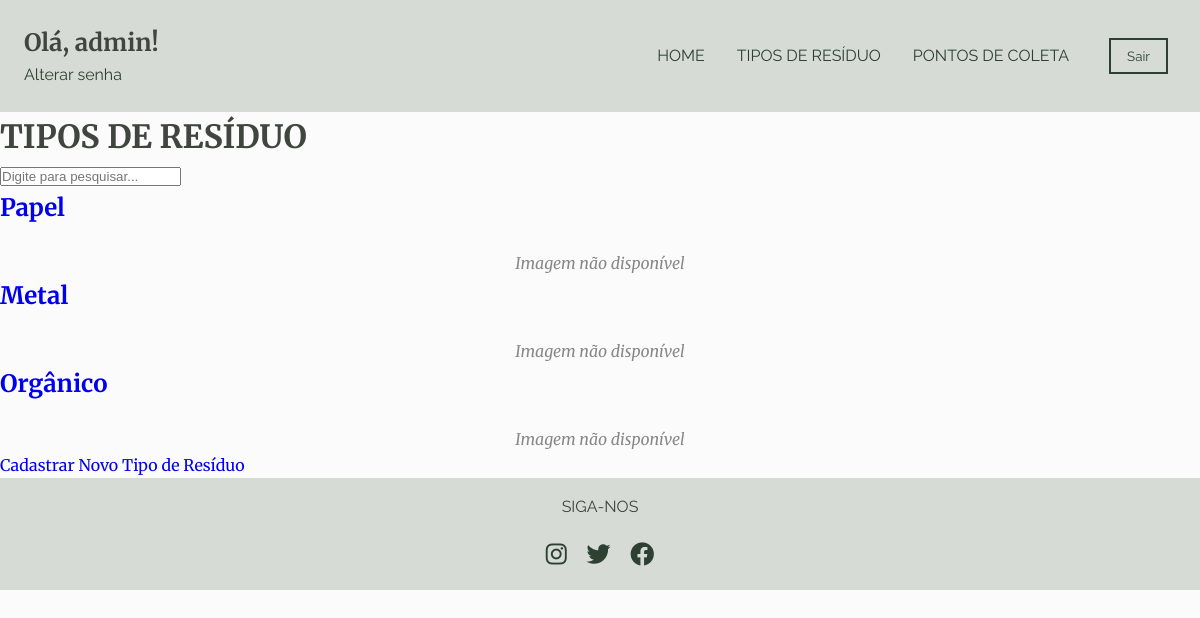
The app's page /tipos-de-residuo/tipos-de-residuo/ (signed in) with its own data.
### accounts/models.py (models this page shows, shortened)
class Residuo(models.Model):
    tipoResiduo = models.CharField(max_length=100)
    descricao = models.TextField()
    diretrizes = models.TextField()
    imagem = models.ImageField(upload_to='residuos_images/', null=True, blank=True)

### accounts/views.py (the view)
# urls.py: path('tipos-de-residuo/', tipos_residuo, name='tipos_residuo'),
def tipos_residuo(request):
    search_term = request.GET.get('search', '')
    residuos = Residuo.objects.filter(tipoResiduo__icontains=search_term) if search_term else Residuo.objects.all()
    return render(request, 'tipos-de-residuo.html', {'residuos': residuos, 'search_term': search_term})

### accounts/templates/tipos-de-residuo.html (shortened to what this page needs)
{% extends 'base.html' %}
{% load static %}
{% block content %}
    <div class="search-section">
        <h1>TIPOS DE RESÍDUO</h1>
        <input type="text" id="search" placeholder="Digite para pesquisar..." value="{{ search_term }}" oninput="filterResiduos()">
        <div class="residuos">
            {% if residuos %}
                {% for residuo in residuos %}
                <a href="{% url 'residuo-detalhe' residuo.pk %}" class="residuo-card-link">
                    <div class="residuo" data-name="{{ residuo.tipoResiduo }}">
                        <h2>{{ residuo.tipoResiduo }}</h2>
                        {% if residuo.image %}
                            <img src="{{ residuo.image.url }}" alt="{{ residuo.tipoResiduo }}">
                        {% else %}
                            <p class="image-not-available">Imagem não disponível</p>
                        {% endif %}
                    </div>
                </a>
                {% endfor %}
            {% else %}
                <p>A pesquisa não encontrou nenhum resultado.</p>
            {% endif %}
        </div>
        {% if user.is_staff %}
            <a href="{% url 'criar-residuo' %}">Cadastrar Novo Tipo de Resíduo</a>
        {% endif %}
    </div>
{% endblock %}

### accounts/templates/base.html (shortened to what this page needs)
<!DOCTYPE html>
<html lang="pt-br">
<head>
    {% load static %}
    {% block styles %}
        <link rel="stylesheet" href="{% static 'css/style.css' %}">
        <link rel="stylesheet" href="https://cdnjs.cloudflare.com/ajax/libs/font-awesome/6.0.0-beta3/css/all.min.css">
    {% endblock %}
</head>
<body>
    <header>
        <div class="header-container">
            <nav>
                <div class="greetings">
                    {% if user.is_authenticated %}
                        <h1>Olá, {{ user.username }}!</h1>
                        <p><a href="{% url 'password_change' %}">Alterar senha</a></p>
                    {% endif %}
                </div>
                <a href="{% url 'home' %}">HOME</a>
                <a href="{% url 'tipos-de-residuo' %}">TIPOS DE RESÍDUO</a>
                <a href="{% url 'pontos-de-coleta' %}">PONTOS DE COLETA</a>
                <div class="header-buttons-container">
                    {% if user.is_authenticated %}
                    <form action="{% url 'logout' %}" method="post" style="display:inline;">
                        <button type="submit" class="login-button">Sair</button>
                    </form>
                    {% else %}
                        <a href="{% url 'login' %}" class="login-button">ENTRAR</a>
                        <a href="{% url 'signup' %}" class="subscribe-button">CADASTRE-SE</a>
                    {% endif %}
                </div>
            </nav>
        </div>
    </header>
    {% block content %}{% endblock %}
    <footer>
        <p>SIGA-NOS</p>
        <div class="social-links">
            <a href="#"><i class="fab fa-instagram"></i></a>
            <a href="#"><i class="fab fa-twitter"></i></a>
            <a href="#"><i class="fab fa-facebook"></i></a>
        </div>
    </footer>
</body>
</html>

### accounts/static/css/style.css (style rules this page uses)
:root { --background-color: #FBFBFB; --section-color: #E9EAEC; --secondary-color: #2e4032; --accent-color: #803769; --text-color: #404540; --header-footer-color: #D6DBD5; }
* { margin: 0; padding: 0; box-sizing: border-box; }
body { font-family: 'Merriweather', serif; background-color: var(--background-color); color: var(--text-color); line-height: 1.6; }
a { text-decoration: none; }
header { background-color: var(--header-footer-color); padding: 1rem; }
header nav { margin: 0.5rem; display: flex; justify-content: flex-end; align-items: center; gap: 2rem; }
header nav a { color: var(--secondary-color); font-family: 'Raleway', sans-serif; font-size: 1rem; }
header nav .login-button, header nav .subscribe-button { background: none; border: 2px solid var(--secondary-color); color: var(--secondary-color); margin: 0.5rem; padding: 0.5rem 1rem; font-family: 'Raleway', sans-serif; cursor: pointer; transition: background-color 0.3s; }
.greetings { flex-grow: 1; }
.header-buttons-container { display: flex; align-items: center; gap: 1rem; }
footer { background-color: var(--header-footer-color); padding: 1rem; text-align: center; }
footer p { font-family: 'Raleway', sans-serif; margin-bottom: 1rem; }
footer .social-links a { color: var(--secondary-color); margin: 0 0.5rem; font-size: 1.5rem; }
.image-not-available { font-size: 1rem; color: #888; font-style: italic; text-align: center; margin-top: 1.5rem; }

### records on screen
Residuo: tipoResiduo "Papel"
Residuo: tipoResiduo "Metal"
Residuo: tipoResiduo "Orgânico"

### other values on screen
{{ user.username }} "admin"
